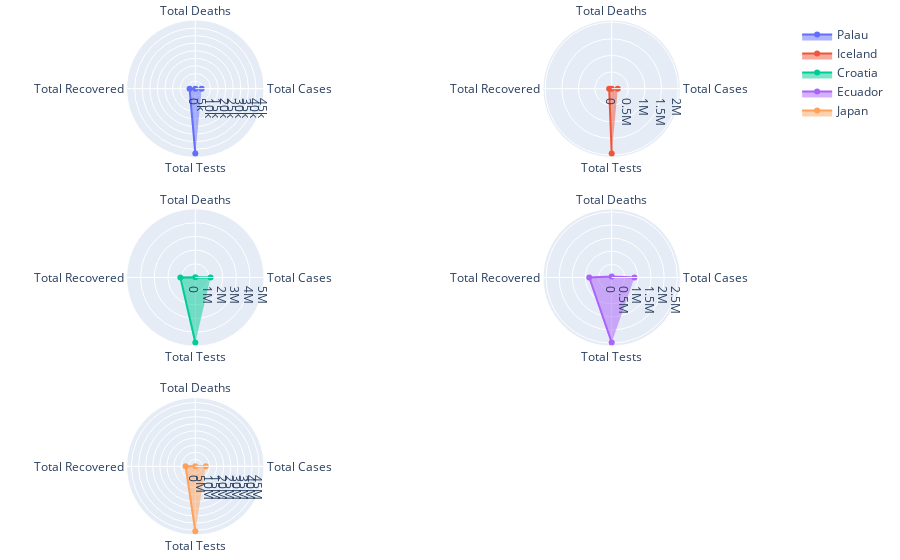

The notebook cell saved with this chart:
### Markdown cell above
- Các **circular coordinates chart** ứng với 5 châu được xếp theo thứ tự tăng dần Population từ trái qua phải, từ trên xuống dưới

### Code cell
from plotly.subplots import make_subplots

nr, nc = 3,2
fig = make_subplots(rows=nr, cols=nc, specs=[[{'type': 'polar'}]*nc]*nr)
categories = 'Total Cases', 'Total Deaths', 'Total Recovered', 'Total Tests'
r, c = 1, 1

for i in range(df.shape[0]):
    fig.add_trace(go.Scatterpolar(r=df.iloc[i, [1, 3, 5, 9]].to_list(),
                                  theta=categories,
                                  fill='toself',
                                  name=df.iloc[i, 0]),
                  r, c)
    if c % nc == 0: 
        r += 1
        c=1
    else: c += 1
    
fig.update_layout(
    margin=dict(l=25, r=20, t=20, b=25),
    showlegend=True
)
fig.show()

### Figure 1 — Plotly figure (JSON) as saved in the notebook; plotly's stock layout.template omitted (floating-point values rounded to 4 significant figures)
{"data": [{"fill": "toself", "name": "Palau", "r": [4190, 6, 3803, 42790], "subplot": "polar", "theta": ["Total Cases", "Total Deaths", "Total Recovered", "Total Tests"], "type": "scatterpolar"}, {"fill": "toself", "name": "Iceland", "r": [183974, 110, 75685, 1953616], "subplot": "polar2", "theta": ["Total Cases", "Total Deaths", "Total Recovered", "Total Tests"], "type": "scatterpolar"}, {"fill": "toself", "name": "Croatia", "r": [1113547, 15742, 1093859, 4743521], "subplot": "polar3", "theta": ["Total Cases", "Total Deaths", "Total Recovered", "Total Tests"], "type": "scatterpolar"}, {"fill": "toself", "name": "Ecuador", "r": [866925, 35528, 852606, 2470170], "subplot": "polar4", "theta": ["Total Cases", "Total Deaths", "Total Recovered", "Total Tests"], "type": "scatterpolar"}, {"fill": "toself", "name": "Japan", "r": [7374251, 29023, 6829906, 45700624], "subplot": "polar5", "theta": ["Total Cases", "Total Deaths", "Total Recovered", "Total Tests"], "type": "scatterpolar"}], "layout": {"margin": {"b": 25, "l": 25, "r": 20, "t": 20}, "polar": {"domain": {"x": [0, 0.45], "y": [0.7333, 1]}}, "polar2": {"domain": {"x": [0.55, 1], "y": [0.7333, 1]}}, "polar3": {"domain": {"x": [0, 0.45], "y": [0.3667, 0.6333]}}, "polar4": {"domain": {"x": [0.55, 1], "y": [0.3667, 0.6333]}}, "polar5": {"domain": {"x": [0, 0.45], "y": [0, 0.2667]}}, "polar6": {"domain": {"x": [0.55, 1], "y": [0, 0.2667]}}, "showlegend": true}}
